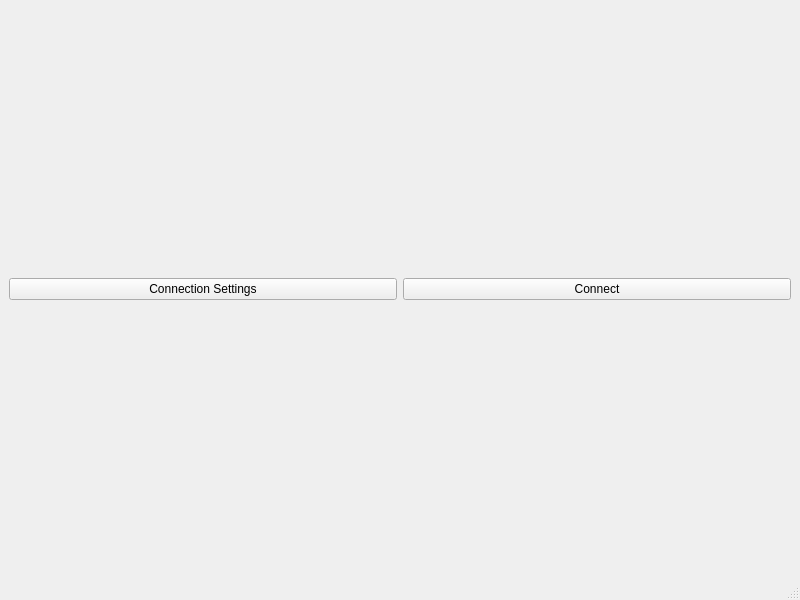
<?xml version="1.0" encoding="UTF-8"?>
<ui version="4.0">
 <class>MainWindow</class>
 <widget class="QMainWindow" name="MainWindow">
  <property name="geometry">
   <rect>
    <x>0</x>
    <y>0</y>
    <width>800</width>
    <height>600</height>
   </rect>
  </property>
  <property name="windowTitle">
   <string>MainWindow</string>
  </property>
  <widget class="QWidget" name="centralwidget">
   <layout class="QGridLayout" name="gridLayout">
    <item row="0" column="1">
     <widget class="QPushButton" name="connectBtn">
      <property name="text">
       <string>Connect</string>
      </property>
     </widget>
    </item>
    <item row="0" column="0">
     <widget class="QPushButton" name="connectionSettingsBtn">
      <property name="text">
       <string>Connection Settings</string>
      </property>
     </widget>
    </item>
   </layout>
  </widget>
  <widget class="QMenuBar" name="menubar">
   <property name="geometry">
    <rect>
     <x>0</x>
     <y>0</y>
     <width>800</width>
     <height>21</height>
    </rect>
   </property>
  </widget>
  <widget class="QStatusBar" name="statusbar"/>
 </widget>
 <resources/>
 <connections/>
</ui>
